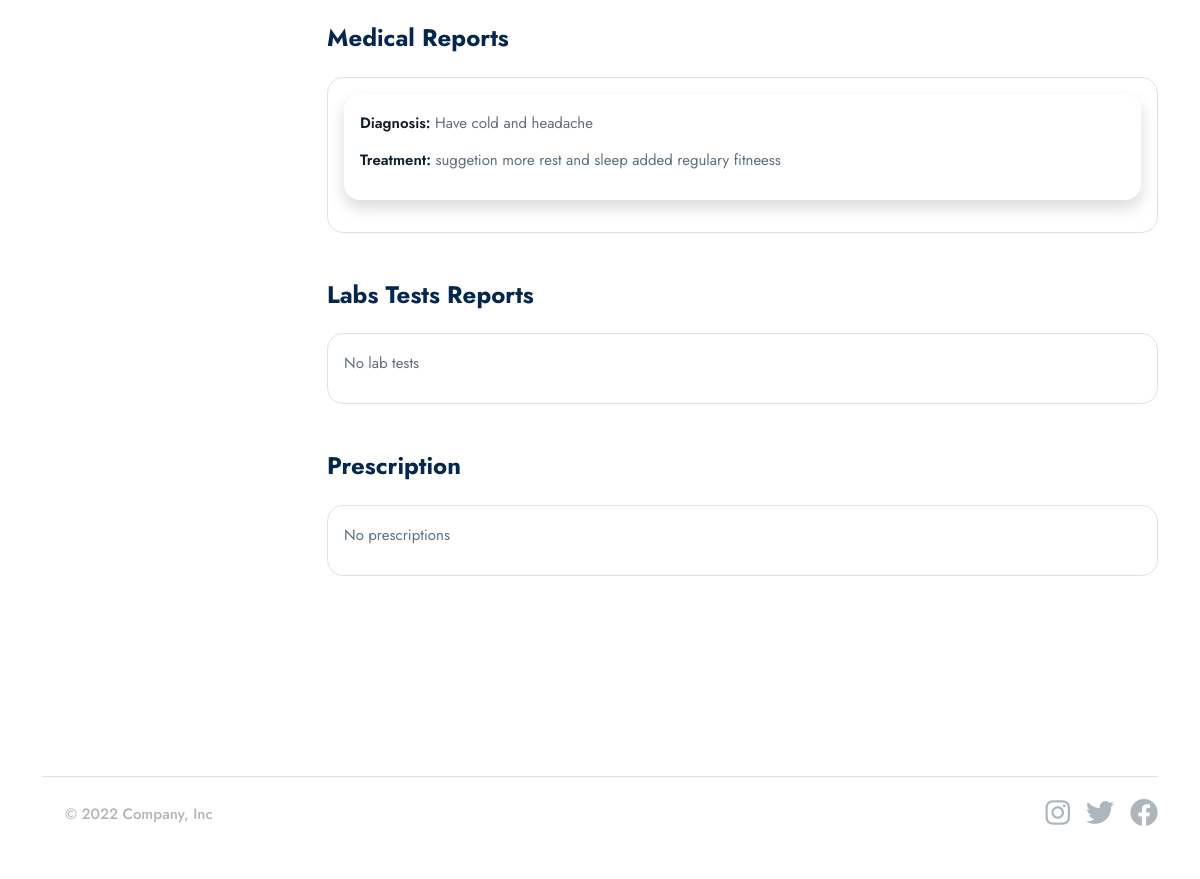
Page /patient/appointments/266971/ (signed in, lower part) on the earlier database version.
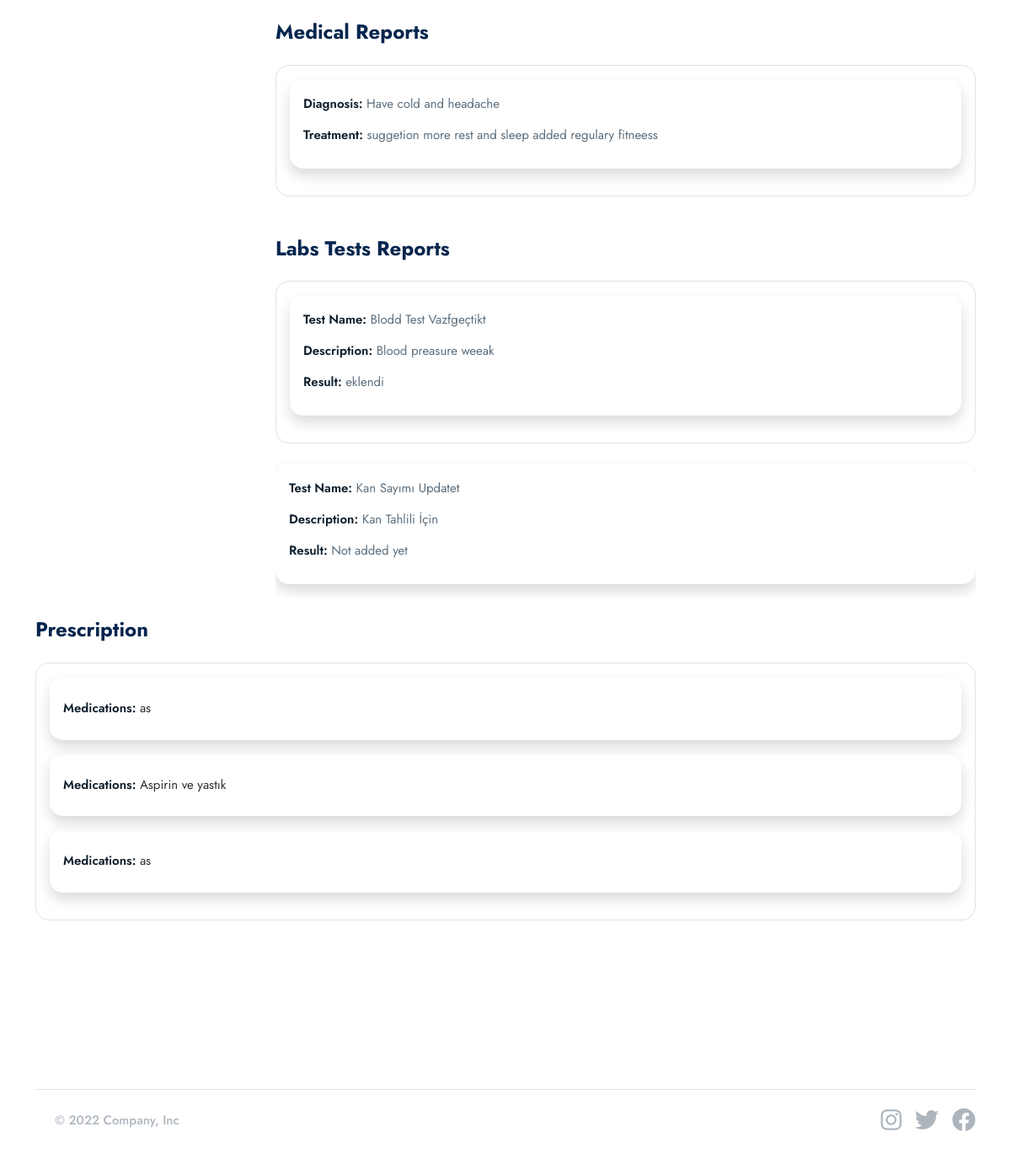
Same page on the later database version.
### base/models.py (models this page shows, shortened)
class MedicalRecord(models.Model):
    appointment = models.ForeignKey(Appointment, on_delete=models.CASCADE)
    diagnosis = models.TextField()
    treatment = models.TextField()

class LabTest(models.Model):
    appointment = models.ForeignKey(Appointment, on_delete=models.CASCADE)
    test_name = models.CharField(max_length=255)
    description = models.TextField(blank=True, null=True)
    result = models.TextField(blank=True, null=True)

class Prescription(models.Model):
    appointment = models.ForeignKey(Appointment, on_delete=models.CASCADE)
    medications = models.TextField(blank=True, null=True)

### patient/views.py (the view)
# urls.py: path("appointments/<appointment_id>/", views.appointment_detail, name="appointment_detail"),
@login_required
def appointment_detail(request,appointment_id):
    patient = patient_models.Patient.objects.get(user=request.user)
    appointment = base_models.Appointment.objects.get(appointment_id=appointment_id, patient=patient)
    medical_records= base_models.MedicalRecord.objects.filter(appointment=appointment)
    lab_tests = base_models.LabTest.objects.filter(appointment=appointment)
    prescriptions = base_models.Prescription.objects.filter(appointment=appointment)
    context = {
        "appointment":appointment,
        "medical_records":medical_records,
        "lab_tests":lab_tests,
        "prescriptions":prescriptions
    }
    return render (request, "patient/appointment_detail.html", context)

### templates/patient/appointment_detail.html (shortened to what this page needs)
{% extends "partials/base.html"%} {% block content %}
<section class="pt-5 pb-5">
  <div class="container">
    <div class="row mt-0 mt-md-4">
      {% include "patient/sidebar.html" %}
      <div class="col-lg-9 col-md-8 col-12">
        <div id="medical-report">
          <div class="d-flex justify-content-between">
            <h4 class="mb-0 mb-4 fw-bold">Medical Reports</h4>
          </div>
          <div class="card mb-4">
            <div class="border p-3 mb-4 rounded-4">
              <div class="shadow p-3 rounded-4 mb-3">
                {% for m in medical_records %}
                <p>
                  <span class="fw-semibold text-dark">Diagnosis:</span>
                  {{m.diagnosis}}
                </p>
                <p>
                  <span class="fw-semibold text-dark">Treatment:</span>
                  {{m.treatment}}
                </p>
              </div>
              {% empty %}
              <p>No medical records</p>
              {% endfor%}
            </div>
          </div>
        </div>
        <div id="lab-test">
          <div class="d-flex justify-content-between">
            <h4 class="mb-0 mb-4 fw-bold">Labs Tests Reports</h4>
          </div>
          <div class="card mb-4">
            <div class="border p-3 mb-4 rounded-4">
              {% for l in lab_tests %}
              <div class="shadow p-3 rounded-4 mb-3">
                <p>
                  <span class="fw-semibold text-dark">Test Name:</span>
                  {{l.test_name}}t
                </p>
                <p>
                  <span class="fw-semibold text-dark">Description:</span>
                  {{l.description}}
                </p>
                <p>
                  <span class="fw-semibold text-dark">Result:</span>
                  {{l.result|default:"Not added yet"}}
                </p>
                </div>
              </div>
              {% empty %}
              <p>No lab tests</p>
              {% endfor %}
            </div>
          </div>
          <div class="d-flex justify-content-between">
          <h4 class="mb-0 mb-4 fw-bold">Prescription</h4>
        </div>
        <div class="card mb-4">
          <div class="border p-3 mb-4 rounded-4">
            {% for p in prescriptions %}
            <div class="shadow p-3 rounded-4 mb-3">
              <p>
                <span class="fw-semibold text-dark">Medications:</span>
                {{p.medications}}
              </p>
            </div>
            {% empty %}
            <p>No prescriptions</p>
            {% endfor %}
          </div>
        </div>
        </div>
      </div>
    </div>
  </div>
</section>
{% endblock content %}

Differences in the rows shown:
added LabTest: test_name "Blodd Test Vazfgeçtik", description "Blood preasure weeak", result "eklendi"
added LabTest: test_name "Kan Sayımı Update", description "Kan Tahlili İçin", result "Not added yet"
added Prescription: medications "as"
added Prescription: medications "Aspirin ve yastık"
added Prescription: medications "as"
Other differences:
text no longer shown: "No lab tests No prescriptions"
